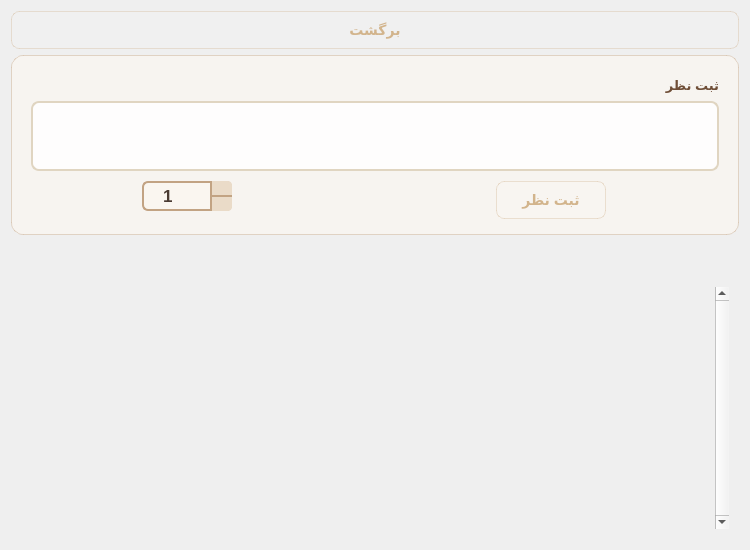
<?xml version="1.0" encoding="UTF-8"?>
<ui version="4.0">
 <class>CommentsWidget</class>
 <widget class="QWidget" name="CommentsWidget">
  <property name="geometry">
   <rect>
    <x>0</x>
    <y>0</y>
    <width>750</width>
    <height>550</height>
   </rect>
  </property>
  <property name="minimumSize">
   <size>
    <width>750</width>
    <height>550</height>
   </size>
  </property>
  <property name="maximumSize">
   <size>
    <width>750</width>
    <height>550</height>
   </size>
  </property>
  <property name="windowTitle">
   <string>Form</string>
  </property>
  <property name="styleSheet">
   <string notr="true">QFrame#write_frame {
    background-color: rgba(250, 246, 240, 0.75); /* ۷۵ درصد شفافیت نسکافه‌ای فوق‌العاده ملایم */
    border: 1px solid rgba(194, 163, 131, 0.4);  /* کادر با ۴۰ درصد شفافیت برای محو شدن مرزها */
    border-radius: 12px;
    padding: 10px;
}

/* لایبل عنوان بالای فریم */
QLabel#title_label {
    color: #6F4E37; /* قهوه‌ای سوخته لاته */
    font-weight: bold;
    font-size: 13px;
    font-family: &quot;Segoe UI&quot;, &quot;Tahoma&quot;;
}

</string>
  </property>
  <layout class="QVBoxLayout" name="verticalLayout_2">
   <item>
    <widget class="QPushButton" name="back_pushButton">
     <property name="styleSheet">
      <string notr="true">QPushButton {
    background-color: rgba(255, 255, 255, 0.08); /* پس‌زمینه شیشه‌ای بسیار ملو */
    border: 1px solid rgba(193, 154, 107, 0.25); /* مرز کاراملی شفاف */
    border-radius: 8px; /* گوشه‌های نرم کلاسیک */
    color: #D2B48C; /* رنگ متنی خامه ای/نسکافه‌ای روشن */
    font-size: 14px;
    font-weight: bold;
    font-family: &quot;Segoe UI&quot;, &quot;Tahoma&quot;;
    padding: 6px 14px;
    min-height: 24px;
}

/* حالت Hover (وقتی موس روی دکمه می‌رود) */
QPushButton:hover {
    background-color: rgba(139, 90, 43, 0.35); /* شیشه کاراملی غلیظ‌تر */
    border: 1px solid #C19A6B; /* لبه طلایی خامه ای */
    color: #FFF; /* متن کاملا سفید و درخشان */
}

/* حالت Pressed (وقتی روی دکمه کلیک می‌شود) */
QPushButton:pressed {
    background-color: rgba(111, 78, 55, 0.6); /* رنگ قهوه‌ای تیره فشرده شده */
    border: 1px solid #8B5A2B;
    padding-left: 16px; /* افکت کلیک کوچک ملو (متمایل شدن متن به راست) */
}</string>
     </property>
     <property name="text">
      <string>برگشت</string>
     </property>
    </widget>
   </item>
   <item>
    <widget class="QFrame" name="write_frame">
     <property name="minimumSize">
      <size>
       <width>0</width>
       <height>180</height>
      </size>
     </property>
     <property name="maximumSize">
      <size>
       <width>16777215</width>
       <height>180</height>
      </size>
     </property>
     <property name="frameShape">
      <enum>QFrame::StyledPanel</enum>
     </property>
     <property name="frameShadow">
      <enum>QFrame::Raised</enum>
     </property>
     <layout class="QVBoxLayout" name="verticalLayout">
      <item>
       <widget class="QLabel" name="title_label">
        <property name="sizePolicy">
         <sizepolicy hsizetype="Preferred" vsizetype="Fixed">
          <horstretch>0</horstretch>
          <verstretch>0</verstretch>
         </sizepolicy>
        </property>
        <property name="minimumSize">
         <size>
          <width>0</width>
          <height>20</height>
         </size>
        </property>
        <property name="maximumSize">
         <size>
          <width>16777215</width>
          <height>20</height>
         </size>
        </property>
        <property name="text">
         <string>ثبت نظر</string>
        </property>
       </widget>
      </item>
      <item>
       <widget class="QTextEdit" name="comment_textEdit">
        <property name="styleSheet">
         <string notr="true">QTextEdit {
    background-color: rgba(255, 255, 255, 0.85); /* سفید استخوانی نیمه شفاف برای خوانایی عالی متن */
    color: #4A3B32; /* اسپرسو تیره برای متن */
    border: 1.5px solid #E0D5C1; /* مرز نسکافه‌ای کمرنگ */
    border-radius: 8px;
    padding: 8px;
    font-family: &quot;Segoe UI&quot;, Tahoma, Arial;
    font-size: 17px;
    selection-background-color: #DAC0A3;
    selection-color: #4A3B32;
}

QTextEdit:hover {
    border: 1.5px solid #C2A383; /* تغییر مرز به کاراملی هنگام هاور */
}

QTextEdit:focus {
    border: 2px solid #8B5E3C; /* اسپرسو مدیوم زمان تایپ کردن */
    background-color: #FFFFFF; /* کاملاً سفید و شفاف در زمان فوکوس برای تمرکز بهتر کاربر */
}

/* استایل اسکرول‌بار داخل تکست‌ادیت (بسیار مهم برای زیبایی کار) */
QTextEdit QScrollBar:vertical {
    border: none;
    background: #FAF6F0;
    width: 10px;
    margin: 0px 0px 0px 0px;
    border-radius: 5px;
}

QTextEdit QScrollBar::handle:vertical {
    background: #C2A383;
    min-height: 20px;
    border-radius: 5px;
}

QTextEdit QScrollBar::handle:vertical:hover {
    background: #8B5E3C;
}</string>
        </property>
       </widget>
      </item>
      <item>
       <layout class="QHBoxLayout" name="horizontalLayout">
        <item>
         <widget class="QSpinBox" name="rating_spinBox">
          <property name="sizePolicy">
           <sizepolicy hsizetype="Fixed" vsizetype="Fixed">
            <horstretch>0</horstretch>
            <verstretch>0</verstretch>
           </sizepolicy>
          </property>
          <property name="minimumSize">
           <size>
            <width>90</width>
            <height>30</height>
           </size>
          </property>
          <property name="maximumSize">
           <size>
            <width>90</width>
            <height>30</height>
           </size>
          </property>
          <property name="styleSheet">
           <string notr="true">QSpinBox {
    padding-right: 25px; /* فضا برای دکمه‌های بالا و پایین */
    padding-left: 10px;
    border: 2px solid #C2A383; /* قهوه‌ای کاراملی روشن */
    border-radius: 6px;
    background-color: #FAF6F0; /* سفید خامه‌ای/کفِ شیر */
    color: #4A3B32; /* قهوه‌ای تیره مدیوم (خوانایی بالا) */
    font-size: 17px;
    font-weight: bold;
    selection-background-color: #DAC0A3; /* رنگ انتخاب متن */
    selection-color: #4A3B32;
}

/* حالت هاور کل باکس */
QSpinBox:hover {
    border: 2px solid #8B5E3C; /* قهوه‌ای نسکافه‌ای گرم */
}

/* حالت فوکوس روی باکس */
QSpinBox:focus {
    border: 2px solid #5C4033; /* اسپرسو تیره */
    background-color: #FFFFFF;
}

/* تنظیمات کلی دکمه‌های کنترل */
QSpinBox::up-button, QSpinBox::down-button {
    subcontrol-origin: border;
    width: 20px;
    background-color: #EADBC8; /* رنگ نسکافه‌ای روشن */
    border-left: 2px solid #C2A383;
}

/* دکمه بالا */
QSpinBox::up-button {
    subcontrol-position: top right;
    border-top-right-radius: 4px;
    border-bottom: 1px solid #C2A383;
}

/* دکمه پایین */
QSpinBox::down-button {
    subcontrol-position: bottom right;
    border-bottom-right-radius: 4px;
    border-top: 1px solid #C2A383;
}

/* استایل دکمه‌ها در حالت Hover */
QSpinBox::up-button:hover, QSpinBox::down-button:hover {
    background-color: #DAC0A3; /* کاراملی تیره تر */
}

/* استایل دکمه‌ها در حالت کلیک (Pressed) */
QSpinBox::up-button:pressed, QSpinBox::down-button:pressed {
    background-color: #C2A383;
}

/* فلش‌های داخل دکمه‌ها */
QSpinBox::up-arrow {
    image: url(no_image.png); /* غیرفعال کردن تصویر پیش‌فرض سیستم */
    border-left: 4px solid transparent;
    border-right: 4px solid transparent;
    border-bottom: 5px solid #4A3B32; /* فلش قهوه‌ای رو به بالا */
    width: 0;
    height: 0;
}

QSpinBox::down-arrow {
    image: url(no_image.png);
    border-left: 4px solid transparent;
    border-right: 4px solid transparent;
    border-top: 5px solid #4A3B32; /* فلش قهوه‌ای رو به پایین */
    width: 0;
    height: 0;
}</string>
          </property>
          <property name="alignment">
           <set>Qt::AlignCenter</set>
          </property>
          <property name="minimum">
           <number>1</number>
          </property>
          <property name="maximum">
           <number>5</number>
          </property>
         </widget>
        </item>
        <item>
         <widget class="QPushButton" name="star">
          <property name="minimumSize">
           <size>
            <width>30</width>
            <height>30</height>
           </size>
          </property>
          <property name="maximumSize">
           <size>
            <width>30</width>
            <height>30</height>
           </size>
          </property>
          <property name="styleSheet">
           <string notr="true">    background: none;
    background-color: transparent;

    border: 1px solid transparent;</string>
          </property>
          <property name="text">
           <string/>
          </property>
          <property name="icon">
           <iconset resource="../resources.qrc">
            <normaloff>:/resources/user/star.svg</normaloff>:/resources/user/star.svg</iconset>
          </property>
          <property name="iconSize">
           <size>
            <width>35</width>
            <height>35</height>
           </size>
          </property>
         </widget>
        </item>
        <item>
         <widget class="QPushButton" name="submit_pushButton">
          <property name="sizePolicy">
           <sizepolicy hsizetype="Fixed" vsizetype="Fixed">
            <horstretch>0</horstretch>
            <verstretch>0</verstretch>
           </sizepolicy>
          </property>
          <property name="minimumSize">
           <size>
            <width>110</width>
            <height>30</height>
           </size>
          </property>
          <property name="maximumSize">
           <size>
            <width>110</width>
            <height>30</height>
           </size>
          </property>
          <property name="styleSheet">
           <string notr="true">QPushButton {
    background-color: rgba(255, 255, 255, 0.08); /* پس‌زمینه شیشه‌ای بسیار ملو */
    border: 1px solid rgba(193, 154, 107, 0.25); /* مرز کاراملی شفاف */
    border-radius: 8px; /* گوشه‌های نرم کلاسیک */
    color: #D2B48C; /* رنگ متنی خامه ای/نسکافه‌ای روشن */
    font-size: 14px;
    font-weight: bold;
    font-family: &quot;Segoe UI&quot;, &quot;Tahoma&quot;;
    padding: 6px 14px;
    min-height: 24px;
}

/* حالت Hover (وقتی موس روی دکمه می‌رود) */
QPushButton:hover {
    background-color: rgba(139, 90, 43, 0.35); /* شیشه کاراملی غلیظ‌تر */
    border: 1px solid #C19A6B; /* لبه طلایی خامه ای */
    color: #FFF; /* متن کاملا سفید و درخشان */
}

/* حالت Pressed (وقتی روی دکمه کلیک می‌شود) */
QPushButton:pressed {
    background-color: rgba(111, 78, 55, 0.6); /* رنگ قهوه‌ای تیره فشرده شده */
    border: 1px solid #8B5A2B;
    padding-left: 16px; /* افکت کلیک کوچک ملو (متمایل شدن متن به راست) */
}</string>
          </property>
          <property name="text">
           <string>ثبت نظر</string>
          </property>
         </widget>
        </item>
       </layout>
      </item>
     </layout>
    </widget>
   </item>
   <item>
    <widget class="QLabel" name="error_label">
     <property name="minimumSize">
      <size>
       <width>0</width>
       <height>30</height>
      </size>
     </property>
     <property name="maximumSize">
      <size>
       <width>16777215</width>
       <height>30</height>
      </size>
     </property>
     <property name="styleSheet">
      <string notr="true">color: #a63a3a;
font-size: 11px;
font-family: &quot;Ubuntu&quot;, &quot;Segoe UI&quot;, &quot;Tahoma&quot;, sans-serif;
font-weight: bold;
qproperty-alignment: 'AlignHCenter | AlignVCenter';
background: transparent;
</string>
     </property>
     <property name="text">
      <string/>
     </property>
     <property name="wordWrap">
      <bool>true</bool>
     </property>
    </widget>
   </item>
   <item>
    <widget class="QListWidget" name="listWidget">
     <property name="styleSheet">
      <string notr="true">/* کاملاً شفاف کردن پس‌زمینه و حذف مرزهای لیست اصلی */
QListWidget {
    background-color: transparent;
    background: transparent;
    border: none;
    outline: none;
    padding: 10px;
}


QListWidget::item:selected {
    background-color: rgba(139, 90, 43, 0.7);
    border: 1px solid #D2B48C;
}
/* اسکرول‌بار شیشه‌ای و هماهنگ */
QScrollBar:vertical {
    background: transparent;
    width: 8px;
    margin: 0px;
}
QScrollBar::handle:vertical {
    background: rgba(111, 78, 55, 0.6); /* دستگیره قهوه‌ای نیمه شفاف */
    border-radius: 4px;
    min-height: 20px;
}
QScrollBar::handle:vertical:hover {
    background: rgba(139, 90, 43, 0.8);
}
QScrollBar::add-line:vertical, QScrollBar::sub-line:vertical {
    background: none; /* حذف دکمه‌های بالا و پایین اسکرول */
}</string>
     </property>
     <property name="verticalScrollBarPolicy">
      <enum>Qt::ScrollBarAlwaysOn</enum>
     </property>
     <property name="horizontalScrollBarPolicy">
      <enum>Qt::ScrollBarAlwaysOff</enum>
     </property>
    </widget>
   </item>
  </layout>
 </widget>
 <resources>
  <include location="../resources.qrc"/>
 </resources>
 <connections/>
</ui>
